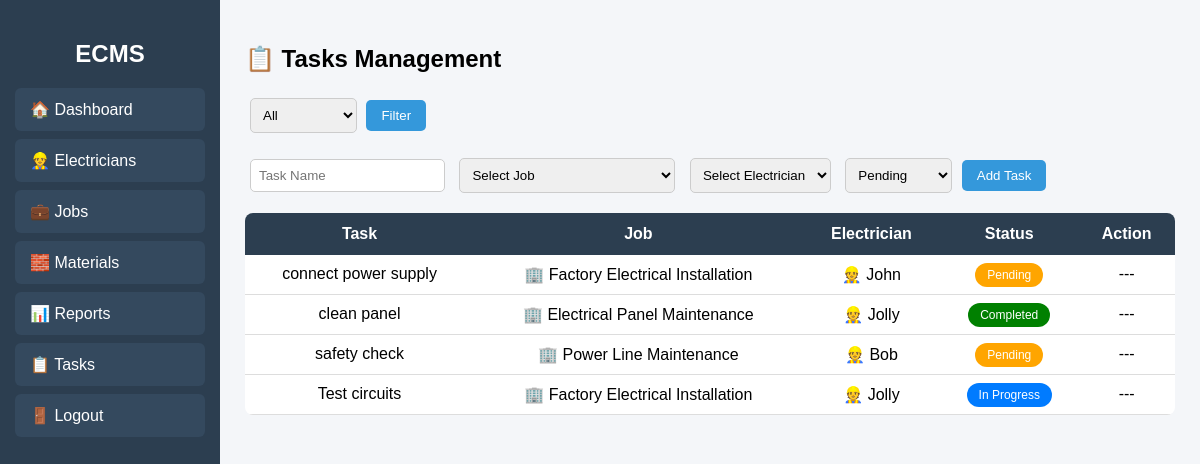
Page /tasks (signed in) on the committed database.
### tables this page shows
CREATE TABLE tasks(
        id INTEGER PRIMARY KEY,
        name TEXT,
        job_id INTEGER,
        electrician_id INTEGER,
        status TEXT,
        report TEXT
    );

CREATE TABLE jobs(
        id INTEGER PRIMARY KEY,
        title TEXT,
        location TEXT,
        deadline TEXT,
        electrician_id INTEGER,
        image TEXT
    );

CREATE TABLE electricians(id INTEGER PRIMARY KEY, name TEXT, phone TEXT, experience TEXT);

### app.py (the view, shortened to what this page needs)
@app.route("/tasks", methods=["GET", "POST"])
def tasks():
    if "user" not in session:
        return redirect("/login")
    conn = get_db()
    status = request.args.get("status")
    if session["role"] == "electrician":
        if status:
            data = conn.execute("""
                SELECT tasks.*, jobs.title as jobname
                FROM tasks
                LEFT JOIN jobs ON tasks.job_id = jobs.id
                WHERE tasks.electrician_id = ? AND tasks.status = ?
            """, (session["uid"], status)).fetchall()
        else:
            data = conn.execute("""
                SELECT tasks.*, jobs.title as jobname
                FROM tasks
                LEFT JOIN jobs ON tasks.job_id = jobs.id
                WHERE tasks.electrician_id = ?
            """, (session["uid"],)).fetchall()
    else:
        if status:
            data = conn.execute("""
                SELECT tasks.*, jobs.title as jobname, electricians.name as ename
                FROM tasks
                LEFT JOIN jobs ON tasks.job_id = jobs.id
                LEFT JOIN electricians ON tasks.electrician_id = electricians.id
                WHERE tasks.status = ?
            """, (status,)).fetchall()
        else:
            data = conn.execute("""
                SELECT tasks.*, jobs.title as jobname, electricians.name as ename
                FROM tasks
                LEFT JOIN jobs ON tasks.job_id = jobs.id
                LEFT JOIN electricians ON tasks.electrician_id = electricians.id
            """).fetchall()
    jobs = conn.execute("SELECT * FROM jobs").fetchall()
    electricians = conn.execute("SELECT * FROM electricians").fetchall()
    comments = conn.execute("SELECT * FROM comments").fetchall()
    conn.close()
    return render_template("tasks.html",
                           data=data,
                           jobs=jobs,
                           electricians=electricians,
                           comments=comments)

### app.py (called while the page is built)
def get_db():
    conn = sqlite3.connect(DB_PATH)
    conn.row_factory = sqlite3.Row
    return conn

### templates/tasks.html (shortened to what this page needs)
{% extends 'base.html' %}
{% block content %}
<div class="content">
    <h2>📋 Tasks Management</h2>
    <form method="GET" action="/tasks" class="filter-box">
        <select name="status">
            <option value="">All</option>
        </select>
        <button type="submit">Filter</button>
    </form>
    {% if session['role'] == 'admin' %}
    <form method="POST">
        <input type="text" name="name" placeholder="Task Name" required>
        <select name="job" required>
            <option value="">Select Job</option>
        </select>
        <select name="electrician" required>
            <option value="">Select Electrician</option>
        </select>
        <select name="status">
            <option>Pending</option>
        </select>
        <button type="submit">Add Task</button>
    </form>
    {% endif %}
    <table>
        <tr>
            <th>Task</th>
            <th>Job</th>
            <th>Electrician</th>
            <th>Status</th>
            <th>Action</th>
        </tr>
        {% for t in data %}
        <tr>
            <td>{{ t.name }}</td>
            <td>🏢 {{ t.jobname }}</td>
            <td>👷 {{ t.ename }}</td>
            <td>
                {% if t.status == "Pending" %}
                    <span class="status pending">Pending</span>
                {% elif t.status == "In Progress" %}
                    <span class="status progress">In Progress</span>
                {% elif t.status == "Completed" %}
                    <span class="status completed">Completed</span>
                {% else %}
                    {{ t.status }}
                {% endif %}
            </td>
            <td>
                {% if session['role'] == 'electrician' %}
                <form action="/update_task" method="POST">
    <input type="hidden" name="id" value="{{ t.id }}">
                    <select name="status">
                        <option>Pending</option>
                        <option>In Progress</option>
                        <option>Completed</option>
                    </select>
                    <button type="submit">Update</button>
                </form>
                {% else %}
                    ---
                {% endif %}
            </td>
        </tr>
        {% endfor %}
    </table>
</div>
{% endblock %}

### static/css/style.css (style rules this page uses)
body { margin: 0; font-family: Arial, sans-serif; background: #f4f6f9; }
h2 { margin-bottom: 20px; }
input, select { padding: 8px; margin: 5px; border-radius: 5px; border: 1px solid #ccc; }
button { padding: 8px 15px; background: #3498db; border: none; color: white; border-radius: 5px; cursor: pointer; transition: 0.3s; }
table { width: 100%; margin-top: 15px; border-collapse: collapse; background: white; border-radius: 8px; overflow: hidden; display: table; }
th { background: #2c3e50; color: white; padding: 12px; }
td { padding: 10px; text-align: center; border-bottom: 1px solid #ddd; }
.status { padding: 5px 12px; border-radius: 20px; color: white; font-size: 12px; }
.pending { background: orange; }
.progress { background: #007bff; color: white; }
.completed { background: green; }
.filter-box { margin-bottom: 15px; }

### rows in the picture
tasks: name "connect power supply", jobname "Factory Electrical Installation", ename "John", status "Pending"
tasks: name "clean panel", jobname "Electrical Panel Maintenance", ename "Jolly", status "Completed"
tasks: name "safety check", jobname "Power Line Maintenance", ename "Bob", status "Pending"
tasks: name "Test circuits", jobname "Factory Electrical Installation", ename "Jolly", status "In Progress"
